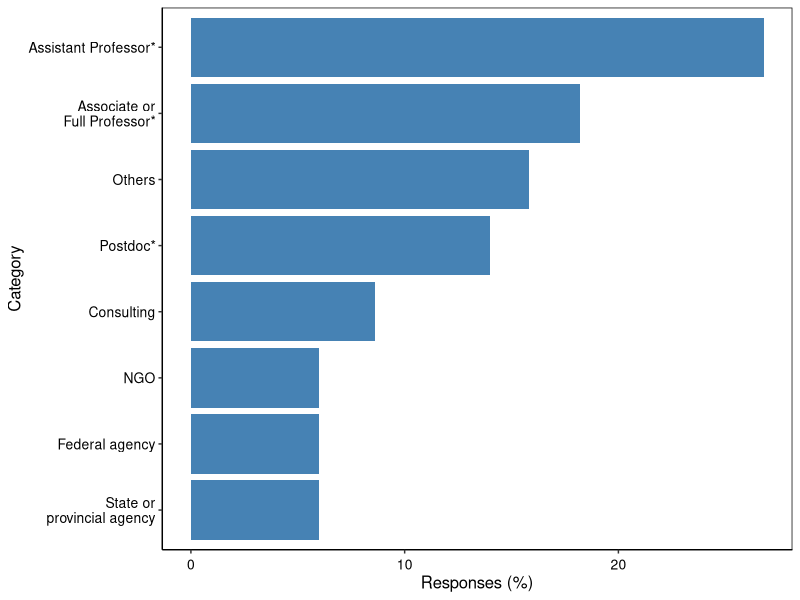
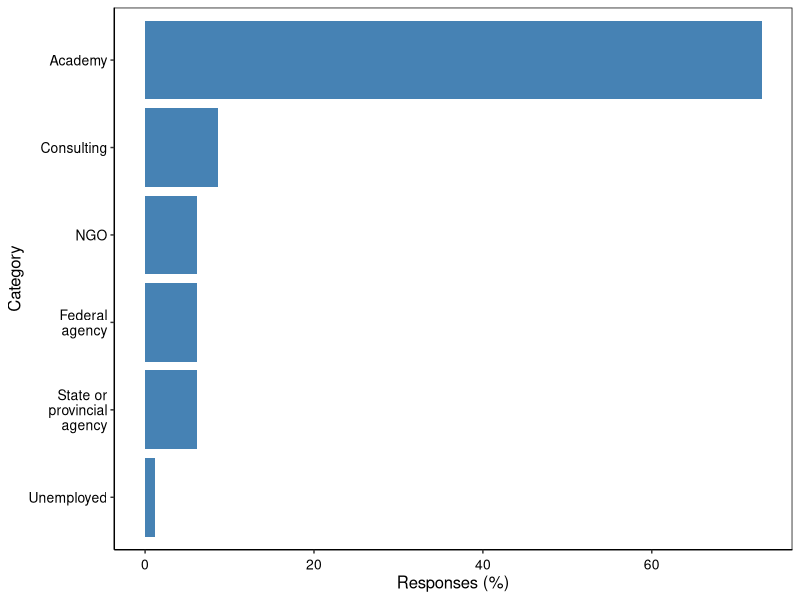
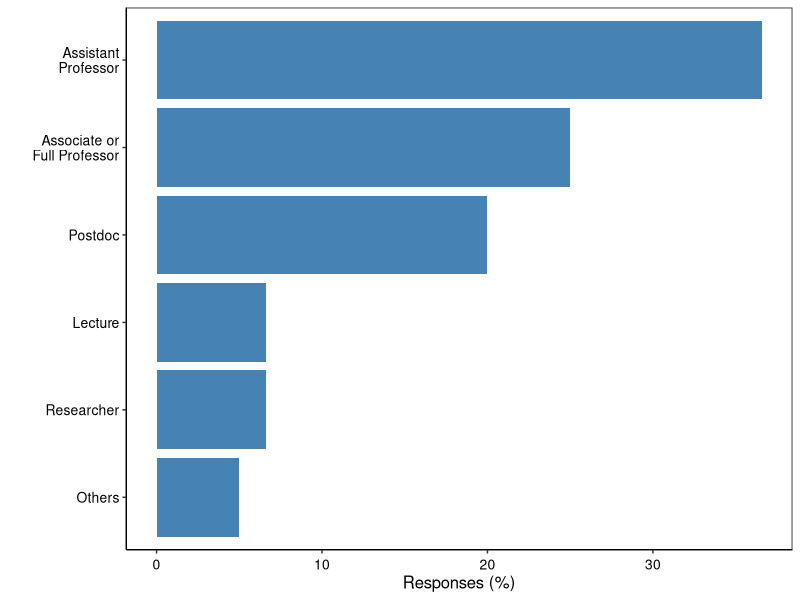
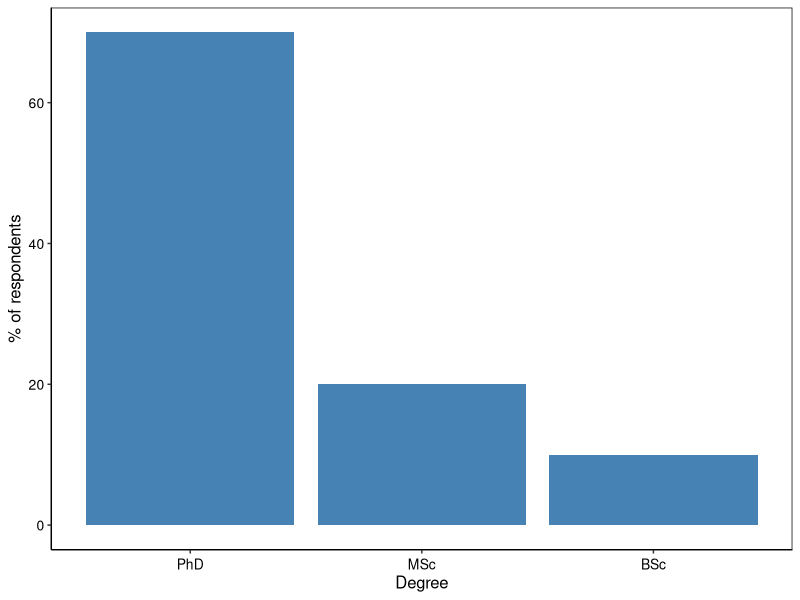
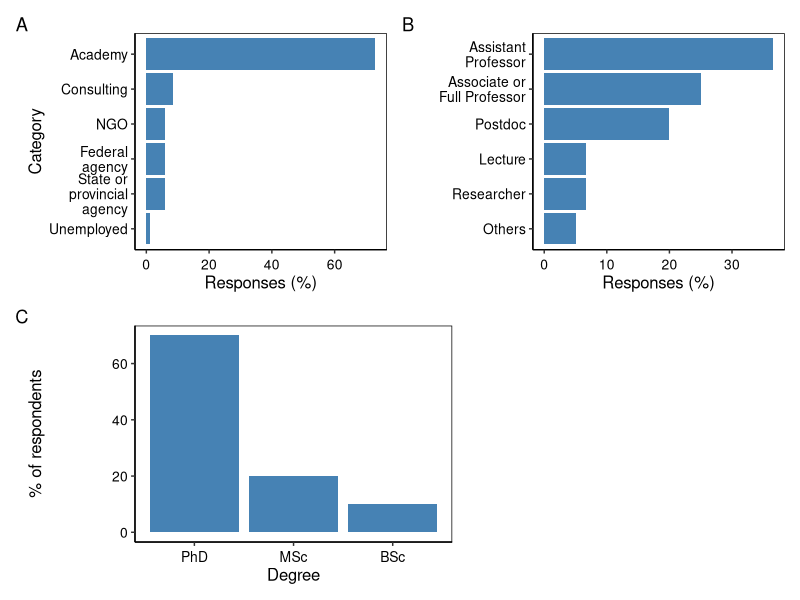
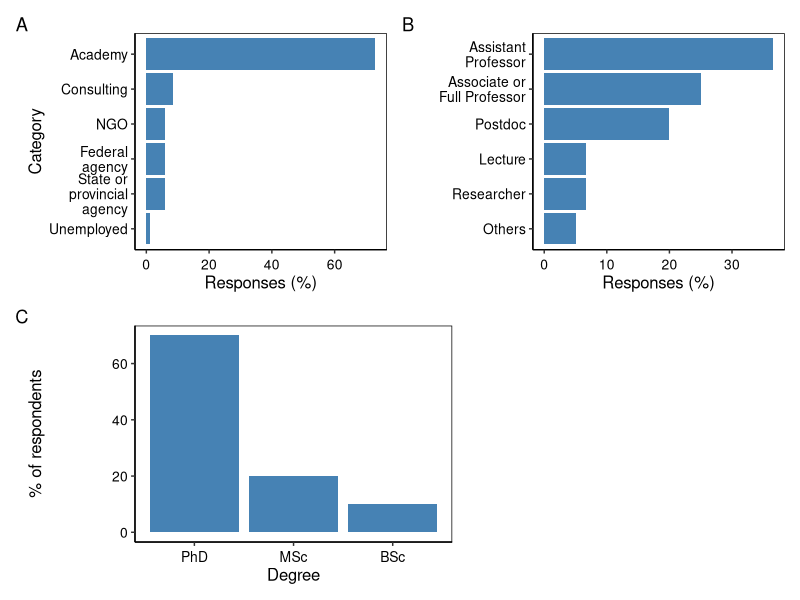

The R script that drew these images, in order: (Note: this script raises an error after producing the figures.)


library('ggplot2')
library('patchwork')
library(dplyr)
library("RColorBrewer")
library(reshape2)


category <- c('Assistant Professor','Associate or Full Professor',
            'Postdoc ', 'Consulting', 'State or provincial agency', 'Federal agency',
            'NGO','Others')

responses <- c(26.8,18.2,14,8.6,6,6,6,15.8)

perfil <- data.frame(category, responses)
perfil

perfil$category <- factor(perfil$category, levels = perfil$category)

p1 <- ggplot(data=perfil, aes(x=reorder(category, responses), y=responses)) +
  labs(x= "Category", y = "Responses (%)") +
  geom_bar(stat="identity",fill="steelblue") + 
  coord_flip() +
  
  theme(axis.title.y = element_text(size = 12, angle = 90)) + # axis y 
  theme(axis.title.x = element_text(size = 12, angle = 00)) + # axis x
  theme(axis.text.x=element_text(angle=0, size=10, vjust=0.5, color="black")) + #subaxis x
  theme(axis.text.y=element_text(angle=0, size=10, vjust=0.5, color="black")) + #subaxis y
  
  # Panel
  theme(panel.grid.major = element_blank(), panel.grid.minor = element_blank(),
        panel.background = element_blank(), axis.line = element_line(colour = "black")) +
  theme(panel.border = element_rect(colour = "black", fill=NA, size=0.5)) +
  
  scale_x_discrete(labels=c('State or\n provincial agency', 'Federal agency',
                            'NGO','Consulting','Postdoc*','Others',
                            'Associate or\n Full Professor*','Assistant Professor*'))
p1


# Optional ----------------------------------------------------------------


category <- c('Academy', 'Consulting', 'State or provincial agency', 'Federal agency',
              'NGO','Unemployed')

responses <- c(73,8.6,6.1,6.1,6.1,1.2)

perfil <- data.frame(category, responses)
perfil

perfil$category <- factor(perfil$category, levels = perfil$category)

a1 <- ggplot(data=perfil, aes(x=reorder(category, responses), y=responses)) +
  labs(x= "Category", y = "Responses (%)") +
  geom_bar(stat="identity",fill="steelblue") + 
  coord_flip() +
  
  theme(axis.title.y = element_text(size = 12, angle = 90)) + # axis y 
  theme(axis.title.x = element_text(size = 12, angle = 00)) + # axis x
  theme(axis.text.x=element_text(angle=0, size=10, vjust=0.5, color="black")) + #subaxis x
  theme(axis.text.y=element_text(angle=0, size=10, vjust=0.5, color="black")) + #subaxis y
  
  # Panel
  theme(panel.grid.major = element_blank(), panel.grid.minor = element_blank(),
        panel.background = element_blank(), axis.line = element_line(colour = "black")) +
  theme(panel.border = element_rect(colour = "black", fill=NA, size=0.5)) +
  
  scale_x_discrete(labels=c('Unemployed','State or\n provincial\n agency', 'Federal\n agency',
                            'NGO','Consulting','Academy'))
a1


# Academy -----------------------------------------------------------------

category1 <- c('Assistant Professor','Associate or Full Professor',
              'Postdoc ', 'Lecure', 'Research', 'Others')

responses1 <- c(36.6,25,20,6.6,6.6,5)

perfil1 <- data.frame(category1, responses1)
perfil1

perfil1$category1 <- factor(perfil1$category1, levels = perfil1$category1)

a2 <- ggplot(data=perfil1, aes(x=reorder(category1, responses1), y=responses1)) +
  labs(x= "", y = "Responses (%)") +
  geom_bar(stat="identity",fill="steelblue") + 
  coord_flip() +
  
  theme(axis.title.y = element_text(size = 12, angle = 90)) + # axis y 
  theme(axis.title.x = element_text(size = 12, angle = 00)) + # axis x
  theme(axis.text.x=element_text(angle=0, size=10, vjust=0.5, color="black")) + #subaxis x
  theme(axis.text.y=element_text(angle=0, size=10, vjust=0.5, color="black")) + #subaxis y
  
  # Panel
  theme(panel.grid.major = element_blank(), panel.grid.minor = element_blank(),
        panel.background = element_blank(), axis.line = element_line(colour = "black")) +
  theme(panel.border = element_rect(colour = "black", fill=NA, size=0.5)) +
  
  scale_x_discrete(labels=c('Others', 'Researcher', 'Lecture','Postdoc',
                            'Associate or\n Full Professor','Assistant\n Professor'))
a2


# Degree ------------------------------------------------------------------

degree <- c('PhD','MSc','BSc')
number <- c(70,20,10)

degree<- data.frame(degree, number)
degree


p2 <- ggplot(data=degree, aes(x=reorder(degree, -number), y=number)) +
  labs(x= "Degree", y = "% of respondents") +
  geom_bar(stat="identity", fill="steelblue") + 

  
  theme(axis.title.y = element_text(size = 12, angle = 90)) + # axis y 
  theme(axis.title.x = element_text(size = 12, angle = 00)) + # axis x
  theme(axis.text.x=element_text(angle=0, size=10, vjust=0.5, color="black")) + #subaxis x
  theme(axis.text.y=element_text(angle=0, size=10, vjust=0.5, color="black")) + #subaxis y
  
  # Panel
  theme(panel.grid.major = element_blank(), panel.grid.minor = element_blank(),
        panel.background = element_blank(), axis.line = element_line(colour = "black")) +
  theme(panel.border = element_rect(colour = "black", fill=NA, size=0.5))
p2  
 
Fig1a <- (a1 + a2) / (p2 +plot_spacer())
Fig1a + plot_annotation(tag_levels = 'A')
Fig1a + ggsave("Figure_1a.jpeg", width = 20, height = 20, units = "cm") 


# Continually attending SFS meetings ---------------------------------------

continually <- c('Yes','Not','Not applicable (not yet graduated)')
number <- c(51,29,20)

continually <- data.frame(continually, number)
continually

p3 <- ggplot(data=continually, aes(x=reorder(continually,-number), y=number)) +
  labs(x= "Attending continually", y = "% of respondents") +
  geom_bar(stat="identity",fill="steelblue") + 
  
  
  theme(axis.title.y = element_text(size = 12, angle = 90)) + # axis y 
  theme(axis.title.x = element_text(size = 12, angle = 00)) + # axis x
  theme(axis.text.x=element_text(angle=0, size=10, vjust=0.5, color="black")) + #subaxis x
  theme(axis.text.y=element_text(angle=0, size=10, vjust=0.5, color="black")) + #subaxis y
  
  # Panel
  theme(panel.grid.major = element_blank(), panel.grid.minor = element_blank(),
        panel.background = element_blank(), axis.line = element_line(colour = "black")) +
  theme(panel.border = element_rect(colour = "black", fill=NA, size=0.5)) +
  
  scale_x_discrete(labels=c('Yes',
                            'No',
                            'Not applicable\n (not yet\n graduated'))

p3

# Why no continually  ---------------------------------------

continually <- c('Did not have funds for membership fee',
                 'Did not plan to attend the annual meeting',
                 'Other reasons')

number <- c(55,21,24)

continually <- data.frame(continually, number)
continually

levels(continually$continually) <- gsub(" ", "\n", levels(continually$continually))

p4 <- ggplot(data=continually, aes(x=reorder(continually, number), y=number)) +
  labs(x= "Category", y = "Responses (%)") +
  geom_bar(stat="identity",fill="steelblue") + 
  coord_flip() +
  
  theme(axis.title.y = element_text(size = 12, angle = 90)) + # axis y 
  theme(axis.title.x = element_text(size = 12, angle = 00)) + # axis x
  theme(axis.text.x=element_text(angle=0, size=10, vjust=0.5, color="black")) + #subaxis x
  theme(axis.text.y=element_text(angle=0, size=10, vjust=0.5, color="black")) + #subaxis y
  
  # Panel
  theme(panel.grid.major = element_blank(), panel.grid.minor = element_blank(),
        panel.background = element_blank(), axis.line = element_line(colour = "black")) +
  theme(panel.border = element_rect(colour = "black", fill=NA, size=0.5)) +
  
  scale_x_discrete(labels=c('Other reasons',
                            'Did not plan to attend\n the annual meeting',
                            'Did not have funds for\n membership fee'))

p4

Fig2 <- p3 + p4
Fig2 + plot_annotation(tag_levels = 'A')
Fig2 + ggsave("Figure_2.jpeg") 


# Interest ----------------------------------------------------------------

option <- c(rep("Option 1" , 5) , rep("Option 2" , 5) , rep("Option 3" , 5) ,
            rep("Option 4" , 5), rep("Option 5" , 5))

category <- c('Community Ecology','Biogeochemistry','Conservation','Streams/Rivers','Hydrology',
              'Streams/Rivers', 'Conservation', 'Biogeochemistry', 'Management', 'Hydrology',
              'Streams/Rivers', 'Invertebrates','Lakes', 'Management', 'Conservation',
              'Invertebrates','Streams/Rivers','Wetlands','Nutrients','Sediments',
              'Fish', 'Climate Change', 'Food Webs', 'Nutrients', 'Streams/Rivers')
numbers <- c(48,24,7,5,4,
             32.3,12.5,8.3,8.3,8.3,
             30.1,10.8,9.7,6.7,5.4,
             19.3,12.5,5.7,4.6,4.6,
             10.3,7.7,7.7,7.7,6.4
             )

interest <- data.frame(option,category, numbers)
interest


cbp1 <- c("#AA7744", "#774411", "#DDDD77","#AAAA44", 
          "#777711", "#88CCAA", "#44AA77", "#117744", 
          "#77CCCC", "#44AAAA","#117777",  "#77AADD", 
          "#4477AA", "#114477")
                                          #azul


p <- ggplot(interest, 
       aes(x=reorder(option,numbers), y=numbers, fill=reorder(category, numbers))) + 
  geom_bar(stat="identity") +
  labs(x= "", y = "Percentage", fill= "Topic") +
  coord_flip()+
  scale_fill_manual(values = cbp1)+
   guides(fill = guide_legend(reverse=TRUE)) +
   theme(axis.title.y = element_text(size = 12, angle = 90)) + # axis y 
   theme(axis.title.x = element_text(size = 12, angle = 00)) + # axis x
   theme(axis.text.x=element_text(angle=0, size=10, vjust=0.5, color="black")) + #subaxis x
   theme(axis.text.y=element_text(angle=0, size=10, vjust=0.5, color="black")) + #subaxis y
   
   # Panel
   theme(panel.grid.major = element_blank(), panel.grid.minor = element_blank(),
         panel.background = element_blank(), axis.line = element_line(colour = "black")) +
   theme(panel.border = element_rect(colour = "black", fill=NA, size=0.5))
p  

p + ggsave("Figure_3.jpeg") 
